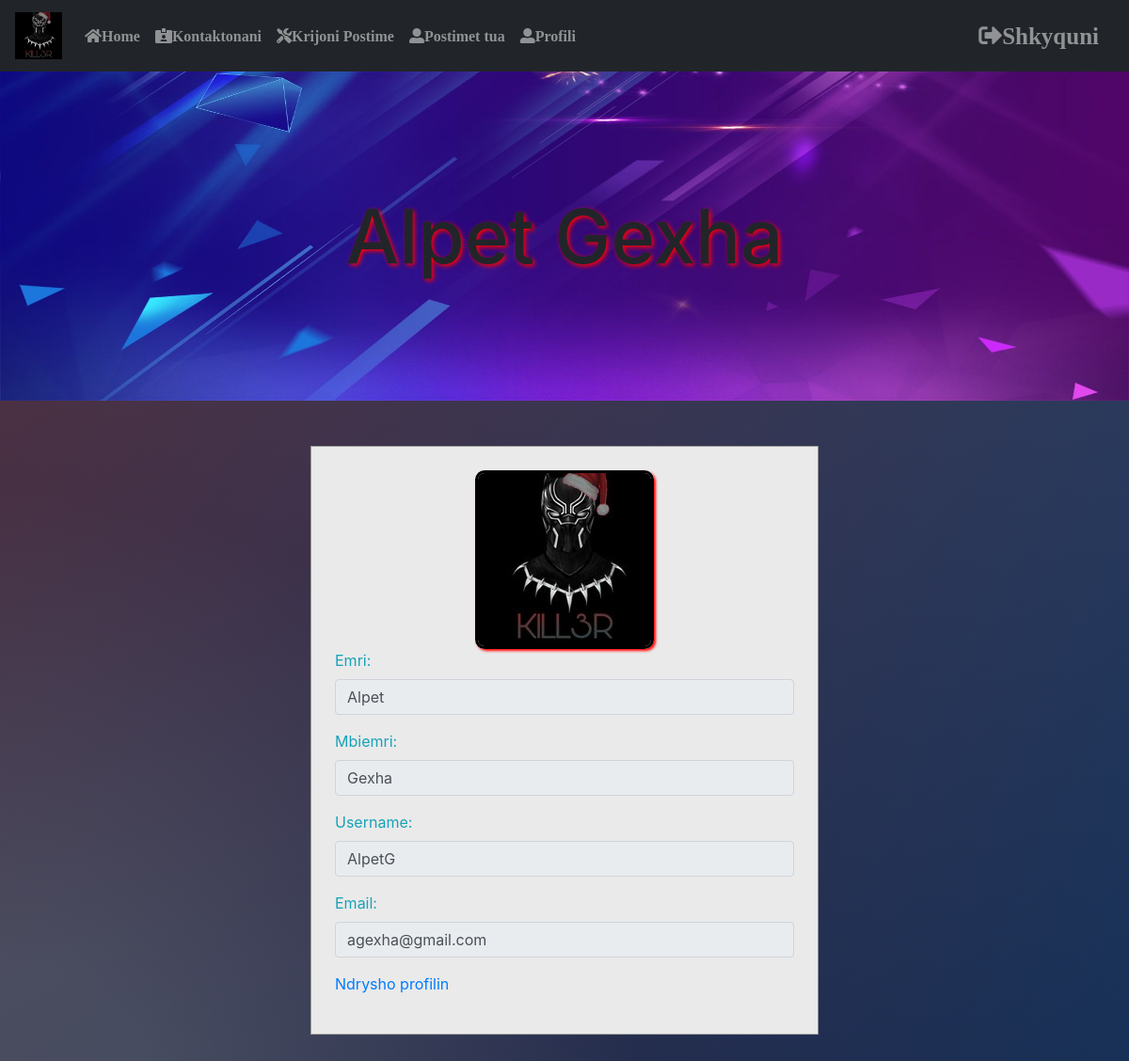
Page /myprofile.php (signed in) on the committed database.
### tables this page shows
CREATE TABLE `users` (
  `id` int(11) NOT NULL,
  `emri` varchar(255) NOT NULL,
  `mbiemri` varchar(255) NOT NULL,
  `username` varchar(300) NOT NULL,
  `email` varchar(300) NOT NULL,
  `password` varchar(300) NOT NULL,
  `token` varchar(255) NOT NULL,
  `tokenExpire` varchar(255) NOT NULL,
  `mosha` varchar(3) NOT NULL,
  `gjinia` int(1) NOT NULL,
  `image` varchar(255) DEFAULT 'profiledefault.jpg',
  `joindate` timestamp NOT NULL DEFAULT current_timestamp(),
  `role` int(5) NOT NULL
);

### myprofile.php (the view, shortened to what this page needs)
<?php include("config.php");
$username = $_SESSION['username'];
$select = "SELECT * from users where username='$username'";
$results = mysqli_query($db, $select);
$row = $results->fetch_assoc();
?>
<html>
<head>
  <link rel="stylesheet" type="text/css" href="assets/css/style.css">
  <link rel="stylesheet" type="text/css" href="assets/css/register.css">
  <link href="https://cdn.jsdelivr.net/npm/bootstrap@5.0.0-beta1/dist/css/bootstrap.min.css" rel="stylesheet">
  <link rel="stylesheet" href="https://cdn.jsdelivr.net/npm/bootstrap@4.5.3/dist/css/bootstrap.min.css">
</head>
<body>
  <?php include('items/navbar.php'); ?>
  <div class="banner">
    <h1>
      <?php echo $row['emri'] . " " . $row['mbiemri']; ?>
    </h1>
    <img src="assets/image/banner.jpg"><br>
  </div>
  <div id="login">
    <div class="container mt-5">
      <div id="login-row" class="row justify-content-center align-items-center">
        <div id="login-column" class="col-md-6">
          <div id="login-box" class="col-md-12">
            <form action="" method="">
              <div class="form-group">
                <div class="profile_img">
                  <?php
                  echo "<a target='_blank' href='assets/profile_image/" . $row['image'] . "'>";
                  echo "<img src='assets/profile_image/" . $row['image'] . "' alt='Profile Pic'>";
                  echo "</a>";
                  echo "<br>";
                  ?>
                </div>
                <label for="emri" class="text-info">Emri:</label><br>
                <input type="text" name="emri" id="emri" class="form-control" value="<?php echo $row['emri']; ?>" readonly>
              </div>
              <div class="form-group">
                <label for="mbiemri" class="text-info">Mbiemri:</label><br>
                <input type="text" name="mbiemri" id="mbiemri" class="form-control" value="<?php echo $row['mbiemri']; ?>" readonly>
              </div>
              <div class="form-group">
                <label for="username" class="text-info">Username:</label><br>
                <input type="text" name="username" id="username" class="form-control" value="<?php echo $row['username']; ?>" readonly>
              </div>
              <div class="form-group">
                <label for="email" class="text-info">Email:</label><br>
                <input type="email" name="email" id="email" class="form-control" value="<?php echo $row['email']; ?>" readonly>
              </div>
              <a href="myprofile_edit.php">Ndrysho profilin</a>
          </div>
          <br>
          <br>
          <br>
          <br>
        </div>
      </div>
    </div>
  </div>
</body>
</html>

### assets/css/style.css (style rules this page uses)
body { background: #092756; background: -moz-radial-gradient(0% 100%, ellipse cover, rgba(104, 128, 138, .4) 10%, rgba(138, 114, 76, 0) 40%), -moz-linear-gradient(top, rgba(57, 173, 219, .25) 0%, rgba(42, 60, 87, .4) 100%), -moz-linear-gradient(-45deg, #670d10 0%, #092756 100%); background: -webkit-radial-gradient(0% 100%, ellipse cover, rgba(104, 128, 138, .4) 10%, rgba(138, 114, 76, 0) 40%), -webkit-linear-gradient(top, rgba(57, 173, 219, .25) 0%, rgba(42, 60, 87, .4) 100%), -webkit-linear-gradient(-45deg, #670d10 0%, #092756 100%); background: -o-radial-gradient(0% 100%, ellipse cover, rgba(104, 128, 138, .4) 10%, rgba(138, 114, 76, 0) 40%), -o-linear-gradient(top, rgba(57, 173, 219, .25) 0%, rgba(42, 60, 87, .4) 100%), -o-linear-gradient(-45deg, #670d10 0%, #092756 100%); background: -ms-radial-gradient(0% 100%, ellipse cover, rgba(104, 128, 138, .4) 10%, rgba(138, 114, 76, 0) 40%), -ms-linear-gradient(top, rgba(57, 173, 219, .25) 0%, rgba(42, 60, 87, .4) 100%), -ms-linear-gradient(-45deg, #670d10 0%, #092756 100%); background: -webkit-radial-gradient(0% 100%, ellipse cover, rgba(104, 128, 138, .4) 10%, rgba(138, 114, 76, 0) 40%), linear-gradient(to bottom, rgba(57, 173, 219, .25) 0%, rgba(42, 60, 87, .4) 100%), linear-gradient(135deg, #670d10 0%, #092756 100%); filter: progid:DXImageTransform.Microsoft.gradient(startColorstr='#3E1D6D', endColorstr='#092756', GradientType=1); background-repeat: no-repeat; background-position: right top; background-attachment: fixed; }
.banner img { width: 100%; height: 350px; }
.banner { position: relative; margin: 0 auto; }
.banner h1 { position: absolute; top: 50%; left: 50%; transform: translate(-50%, -50%); font-size: 80px; text-align: center; text-shadow: 2px 2px 5px red; }
.profile_img { display: flex; flex-wrap: wrap; justify-content: center; width: 100%; }
.profile_img img { max-width: 220px; max-height: 220px; border: 3px black solid; border-radius: 10px; box-shadow: 2px 2px 3px red; }

### assets/css/register.css (style rules this page uses)
body { margin: 0; padding: 0; background: #092756; background: -moz-radial-gradient(0% 100%, ellipse cover, rgba(104, 128, 138, .4) 10%, rgba(138, 114, 76, 0) 40%), -moz-linear-gradient(top, rgba(57, 173, 219, .25) 0%, rgba(42, 60, 87, .4) 100%), -moz-linear-gradient(-45deg, #670d10 0%, #092756 100%); background: -webkit-radial-gradient(0% 100%, ellipse cover, rgba(104, 128, 138, .4) 10%, rgba(138, 114, 76, 0) 40%), -webkit-linear-gradient(top, rgba(57, 173, 219, .25) 0%, rgba(42, 60, 87, .4) 100%), -webkit-linear-gradient(-45deg, #670d10 0%, #092756 100%); background: -o-radial-gradient(0% 100%, ellipse cover, rgba(104, 128, 138, .4) 10%, rgba(138, 114, 76, 0) 40%), -o-linear-gradient(top, rgba(57, 173, 219, .25) 0%, rgba(42, 60, 87, .4) 100%), -o-linear-gradient(-45deg, #670d10 0%, #092756 100%); background: -ms-radial-gradient(0% 100%, ellipse cover, rgba(104, 128, 138, .4) 10%, rgba(138, 114, 76, 0) 40%), -ms-linear-gradient(top, rgba(57, 173, 219, .25) 0%, rgba(42, 60, 87, .4) 100%), -ms-linear-gradient(-45deg, #670d10 0%, #092756 100%); background: -webkit-radial-gradient(0% 100%, ellipse cover, rgba(104, 128, 138, .4) 10%, rgba(138, 114, 76, 0) 40%), linear-gradient(to bottom, rgba(57, 173, 219, .25) 0%, rgba(42, 60, 87, .4) 100%), linear-gradient(135deg, #670d10 0%, #092756 100%); filter: progid:DXImageTransform.Microsoft.gradient(startColorstr='#3E1D6D', endColorstr='#092756', GradientType=1); height: 100vh; }
#login .container #login-row #login-column #login-box { border: 1px solid #9C9C9C; background-color: #EAEAEA; padding: 20px; }

### myprofile.php (style rules this page uses)
#login .container #login-row #login-column #login-box { padding: 25px !important; }

### rows in the picture
users: emri "Alpet", mbiemri "Gexha", image (picture), username "AlpetG", email "agexha@gmail.com"
